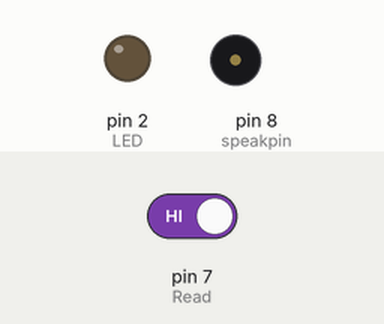
Bench run of a sketch on a simulated Arduino Uno, built with avr-gcc and run on an emulated ATmega328P. Shown: output pins drawn as LEDs (lit = HIGH), buzzer (waves = sounding). The inputs (shaded band) are chosen by the test bench; at power-on: pin 7 (Read) HIGH. What the sketch prints to the serial monitor is not drawn.

Above: at 1.2 s.
1.3 s: pin 7 (Read) driven LOW
At 2.0 s:
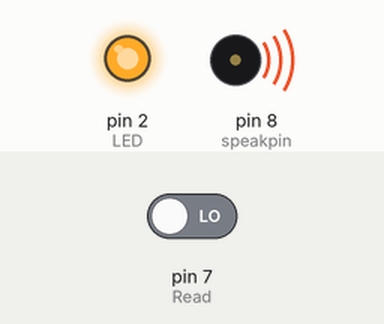
2.9 s: pin 7 (Read) driven HIGH
At 3.34 s:
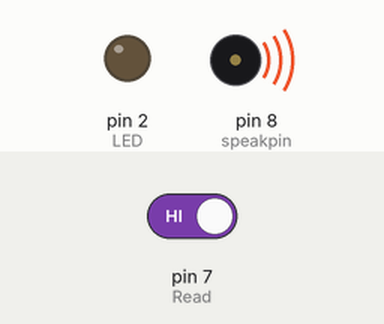
Timing chart, 0 to 5.9 s (numbered marks = the images above; inputs shaded):
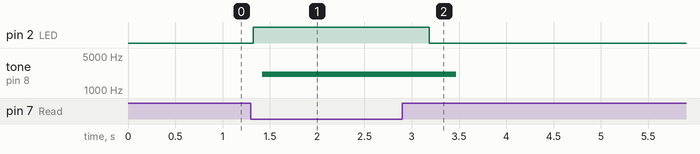

Measured:
- after the input at 1.3 s, pin 2 (LED): LOW → HIGH at once; tone on pin 8 (speakpin): silent → 2093 Hz after 0.12 s
- after the input at 2.9 s, pin 2 (LED): HIGH → LOW after 0.28 s; tone on pin 8 (speakpin): 2093 Hz → silent after 0.57 s

The sketch:

buzzer_IR-Tracking_.ino
```cpp
#define Read 7
#define LED 2
#define speakpin 8
int note[] = {2093,2349,2637,2793,3136,3520,3951,4186};


void setup(){
  pinMode(Read, INPUT);
  pinMode(LED,OUTPUT);
  Serial.begin(9600);
}

void loop(){
  if(digitalRead(Read) == 0){
    digitalWrite(LED,HIGH);
    delay(100);
    Serial.println("흰색물체 감지");

    tone(speakpin,note[0],500);
    delay(200);
  }
  else{
    digitalWrite(LED,LOW);
    delay(100);
    Serial.println("감지없음");
  }
  delay(10);
}
```
